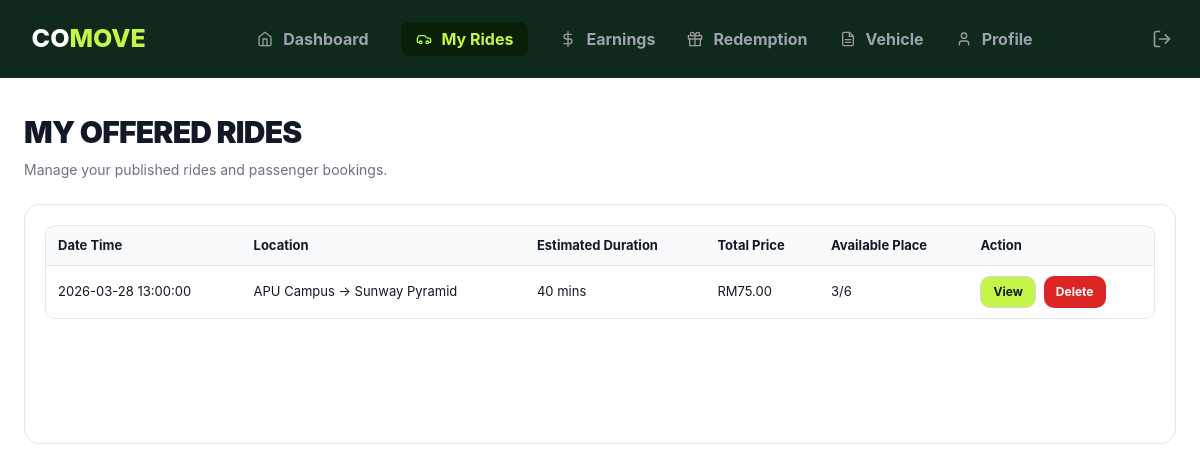
The app's page /src/roles/driver/my-rides.php (signed in), older data.
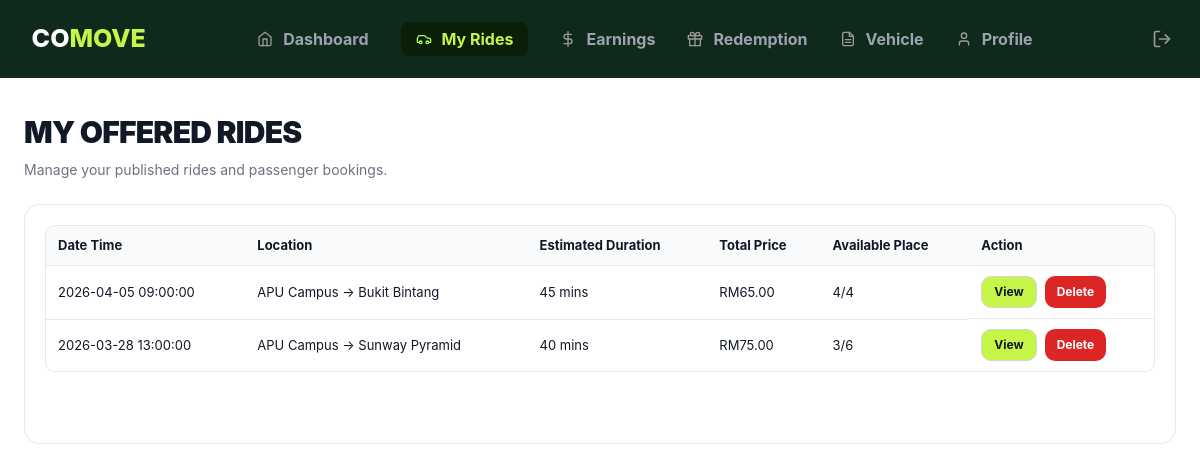
The same page, newer data.
### tables this page shows
CREATE TABLE `trip` (
  `trip_id` int(11) NOT NULL,
  `driver_id` int(11) NOT NULL,
  `start_location` varchar(100) NOT NULL,
  `end_location` varchar(100) NOT NULL,
  `departure_time` datetime NOT NULL,
  `total_seats` int(11) NOT NULL DEFAULT 0,
  `estimated_duration` int(11) DEFAULT NULL,
  `total_amount` decimal(10,2) NOT NULL DEFAULT 0.00,
  `gained_point` float DEFAULT NULL,
  `trip_status` varchar(20) NOT NULL DEFAULT 'scheduled' CHECK (`trip_status` in ('scheduled','ongoing','completed'))
);

### src/roles/driver/my-rides.php (the view, shortened to what the changed rows need)
<?php
include "../../config/conn.php";
$driverId = isset($_SESSION['user_id']) ? trim((string) $_SESSION['user_id']) : '';
$driverIdSafe = mysqli_real_escape_string($dbConn, $driverId);
$viewTripId = isset($_GET['view']) ? trim((string) $_GET['view']) : '';
function escapeHtml(string $value): string
{
    return htmlspecialchars($value, ENT_QUOTES, 'UTF-8');
}
?>
<!DOCTYPE html>
<html lang="en">
<head>
  <link rel="stylesheet" href="../../public-assets/style.css">
  <link rel="stylesheet" href="my-rides.css">
</head>
<body>
  <main class="dashboard-main" id="myRidesPage">
    <h1 class="page-title">My Offered Rides</h1>
    <section class="my-rides-panel" aria-live="polite">
      <div class="my-rides-list">
        <?php
        if ($viewTripId !== '') {
            $viewTripSafe = mysqli_real_escape_string($dbConn, $viewTripId);
            $tripSql = "SELECT t.trip_id, t.start_location, t.end_location, t.departure_time, t.total_seats, t.estimated_duration, t.total_amount, d.vehicle_model
                        FROM TRIP t
                        LEFT JOIN DRIVER d ON t.driver_id = d.driver_id
                        WHERE t.trip_id = '" . $viewTripSafe . "' AND t.driver_id = '" . $driverIdSafe . "' AND t.trip_status <> 'completed'
                        AND t.departure_time > NOW()
                        LIMIT 1";
            $tripResult = mysqli_query($dbConn, $tripSql);
            if ($tripResult && ($tripRow = mysqli_fetch_array($tripResult))) {
                $booked = 0;
                $bookedSql = "SELECT SUM(seats_requested) AS booked FROM RIDE_REQUEST WHERE trip_id = '" . $viewTripSafe . "' AND request_status = 'approved'";
                $bookedResult = mysqli_query($dbConn, $bookedSql);
                if ($bookedResult && ($bookedRow = mysqli_fetch_array($bookedResult))) {
                    $booked = isset($bookedRow['booked']) ? (int) $bookedRow['booked'] : 0;
                }
                if ($bookedResult) {
                    mysqli_free_result($bookedResult);
                }
                $totalSeats = (int) $tripRow['total_seats'];
                $availableSeats = max($totalSeats - $booked, 0);
                $estimatedDuration = $tripRow['estimated_duration'];
                $estimatedText = ($estimatedDuration === null || $estimatedDuration === '')
                    ? '-'
                    : ((string) $estimatedDuration . ' mins');
                ?>
                <div class="ride-detail-view">
                  <div class="ride-detail-top-actions">
                    <a href="my-rides.php" class="driver-btn driver-btn-small driver-btn-muted">
                      <img src="../../public-assets/icons/arrow-left.svg" width="14" height="14" alt="" aria-hidden="true">
                      Back
                    </a>
                  </div>
                  <section class="ride-detail-panel">
                    <div class="ride-detail-block">
                      <h3 class="ride-detail-title">Trip Details</h3>
                      <table class="ride-detail-table">
                        <tbody>
                          <tr><th>Date Time</th><td><?php echo escapeHtml((string) $tripRow['departure_time']); ?></td></tr>
                          <tr><th>Pickup</th><td><?php echo escapeHtml((string) $tripRow['start_location']); ?></td></tr>
                          <tr><th>Dropoff</th><td><?php echo escapeHtml((string) $tripRow['end_location']); ?></td></tr>
                          <tr><th>Estimated Duration</th><td><?php echo escapeHtml($estimatedText); ?></td></tr>
                          <tr><th>Total Price</th><td><?php echo 'RM' . number_format((float) $tripRow['total_amount'], 2); ?></td></tr>
                          <tr><th>Available Place</th><td><?php echo $availableSeats . '/' . $totalSeats; ?></td></tr>
                        </tbody>
                      </table>
                    </div>
                    <div class="ride-detail-block">
                      <h3 class="ride-detail-title">Passenger List</h3>
                      <div class="passenger-table-wrap">
                        <table class="passenger-table">
                          <thead>
                            <tr>
                              <th>Profile</th>
                              <th>Name</th>
                              <th>Requested Seat</th>
                              <th>Phone Number</th>
                              <th>Email</th>
                              <th>Payment Method</th>
                            </tr>
                          </thead>
                          <tbody>
                          <?php
                          $passengerSql = "SELECT r.name, r.phone_number, r.email, r.profile_photo, rr.seats_requested, rr.payment_method
                                           FROM RIDE_REQUEST rr
                                           JOIN RIDER r ON rr.rider_id = r.rider_id
                                           WHERE rr.trip_id = '" . $viewTripSafe . "' AND rr.request_status = 'approved'
                                           ORDER BY rr.requested_at ASC";
                          $passengerResult = mysqli_query($dbConn, $passengerSql);
                          $hasPassenger = false;
                          if ($passengerResult) {
                              while ($passengerRow = mysqli_fetch_array($passengerResult)) {
                                  $hasPassenger = true;
                                  $name = isset($passengerRow['name']) ? (string) $passengerRow['name'] : '';
                                  $initials = 'NA';
                                  $nameParts = preg_split('/\s+/', trim($name));
                                  if (count($nameParts) === 1 && $nameParts[0] !== '') {
                                      $initials = strtoupper(substr($nameParts[0], 0, 2));
                                  } elseif (count($nameParts) > 1) {
                                      $initials = strtoupper(substr($nameParts[0], 0, 1) . substr($nameParts[count($nameParts) - 1], 0, 1));
                                  }
                                  $profilePhoto = isset($passengerRow['profile_photo']) ? $passengerRow['profile_photo'] : null;
                                  $profileImg = buildProfileImageSrc($profilePhoto);
                                  echo "<tr>";
                                  echo "<td data-label='Profile'><span class='profile-chip'><img src='" . escapeHtml($profileImg) . "' alt='Profile' width='28' height='28'></span></td>";
                                  echo "<td data-label='Name'>" . escapeHtml($name) . "</td>";
                                  echo "<td data-label='Requested Seat'>" . (int) $passengerRow['seats_requested'] . "</td>";
                                  echo "<td data-label='Phone Number'>" . escapeHtml((string) $passengerRow['phone_number']) . "</td>";
                                  echo "<td data-label='Email'>" . escapeHtml((string) $passengerRow['email']) . "</td>";
                                  echo "<td data-label='Payment Method'>" . escapeHtml((string) $passengerRow['payment_method']) . "</td>";
                                  echo "</tr>";
                              }
                              mysqli_free_result($passengerResult);
                          }
                          if (!$hasPassenger) {
                              echo "<tr><td colspan='6' class='passenger-empty'>No passengers yet.</td></tr>";
                          }
                          ?>
                          </tbody>
                        </table>
                      </div>
                    </div>
                  </section>
                </div>
                <?php
            } else {
                echo "<div class='my-rides-empty'><h2 class='my-rides-empty-title'>Ride not found</h2><p class='my-rides-empty-text'>Please select a ride from your list.</p></div>";
            }
            if ($tripResult) {
                mysqli_free_result($tripResult);
            }
        } else {
            $listSql = "SELECT t.trip_id, t.start_location, t.end_location, t.departure_time, t.total_seats, t.estimated_duration, t.total_amount
                        FROM TRIP t
                        WHERE t.driver_id = '" . $driverIdSafe . "' AND t.trip_status <> 'completed'
                        AND t.departure_time > NOW()
                        ORDER BY t.departure_time DESC";
            $listResult = mysqli_query($dbConn, $listSql);
            if (!$listResult || mysqli_num_rows($listResult) <= 0) {
                ?>
                <div class="my-rides-empty">
                  <img
                    src="../../public-assets/icons/car.svg"
                    width="32"
                    height="32"
                    class="my-rides-empty-icon"
                    alt=""
                    aria-hidden="true"
                  />
                  <h2 class="my-rides-empty-title">No rides published yet</h2>
                  <p class="my-rides-empty-text">
                    Your upcoming and completed offered rides will appear here.
                  </p>
                </div>
                <?php
            } else {
                ?>
                <div class="my-rides-table-wrap">
                  <table class="my-rides-table">
                    <thead>
                      <tr>
                        <th>Date Time</th>
                        <th>Location</th>
                        <th>Estimated Duration</th>
                        <th>Total Price</th>
                        <th>Available Place</th>
                        <th>Action</th>
                      </tr>
                    </thead>
                    <tbody>
                    <?php
                    while ($row = mysqli_fetch_array($listResult)) {
                        $tripId = (string) $row['trip_id'];
                        $tripIdSafe = mysqli_real_escape_string($dbConn, $tripId);
                        $booked = 0;
                        $bookedSql = "SELECT SUM(seats_requested) AS booked FROM RIDE_REQUEST WHERE trip_id = '" . $tripIdSafe . "' AND request_status = 'approved'";
                        $bookedResult = mysqli_query($dbConn, $bookedSql);
                        if ($bookedResult && ($bookedRow = mysqli_fetch_array($bookedResult))) {
                            $booked = isset($bookedRow['booked']) ? (int) $bookedRow['booked'] : 0;
                        }
                        $totalSeats = (int) $row['total_seats'];
                        $availableSeats = max($totalSeats - $booked, 0);
                        $estimatedDuration = $row['estimated_duration'];
                        $estimatedText = ($estimatedDuration === null || $estimatedDuration === '')
                            ? '-'
                            : ((string) $estimatedDuration . ' mins');
                        echo "<tr>";
                        echo "<td data-label='Date Time'>" . escapeHtml((string) $row['departure_time']) . "</td>";
                        echo "<td data-label='Location'>" . escapeHtml((string) $row['start_location']) . " -> " . escapeHtml((string) $row['end_location']) . "</td>";
                        echo "<td data-label='Estimated Duration'>" . escapeHtml($estimatedText) . "</td>";
                        echo "<td data-label='Total Price'>RM" . number_format((float) $row['total_amount'], 2) . "</td>";
                        echo "<td data-label='Available Place'>" . $availableSeats . "/" . $totalSeats . "</td>";
                        echo "<td data-label='Action' class='rides-action-cell'>";
                        echo "<a href='my-rides.php?view=" . escapeHtml($tripId) . "' class='driver-btn driver-btn-small driver-btn-muted'>View</a>";
                        echo "<a href='my-rides.php?delete=" . escapeHtml($tripId) . "' class='driver-btn driver-btn-small driver-btn-danger' onclick=\"return confirm('Delete this ride?');\">Delete</a>";
                        echo "</td>";
                        echo "</tr>";
                    }
                    ?>
                    </tbody>
                  </table>
                </div>
                <?php
            }
        }
        ?>
      </div>
    </section>
  </main>
</body>
</html>

Row changes from the older to the newer data that the page shows:
added trip: departure_time "2026-04-05 09:00:00", start_location "APU Campus", end_location "Bukit Bintang", estimated_duration "45 mins", total_amount "65.00", total_seats "4"
